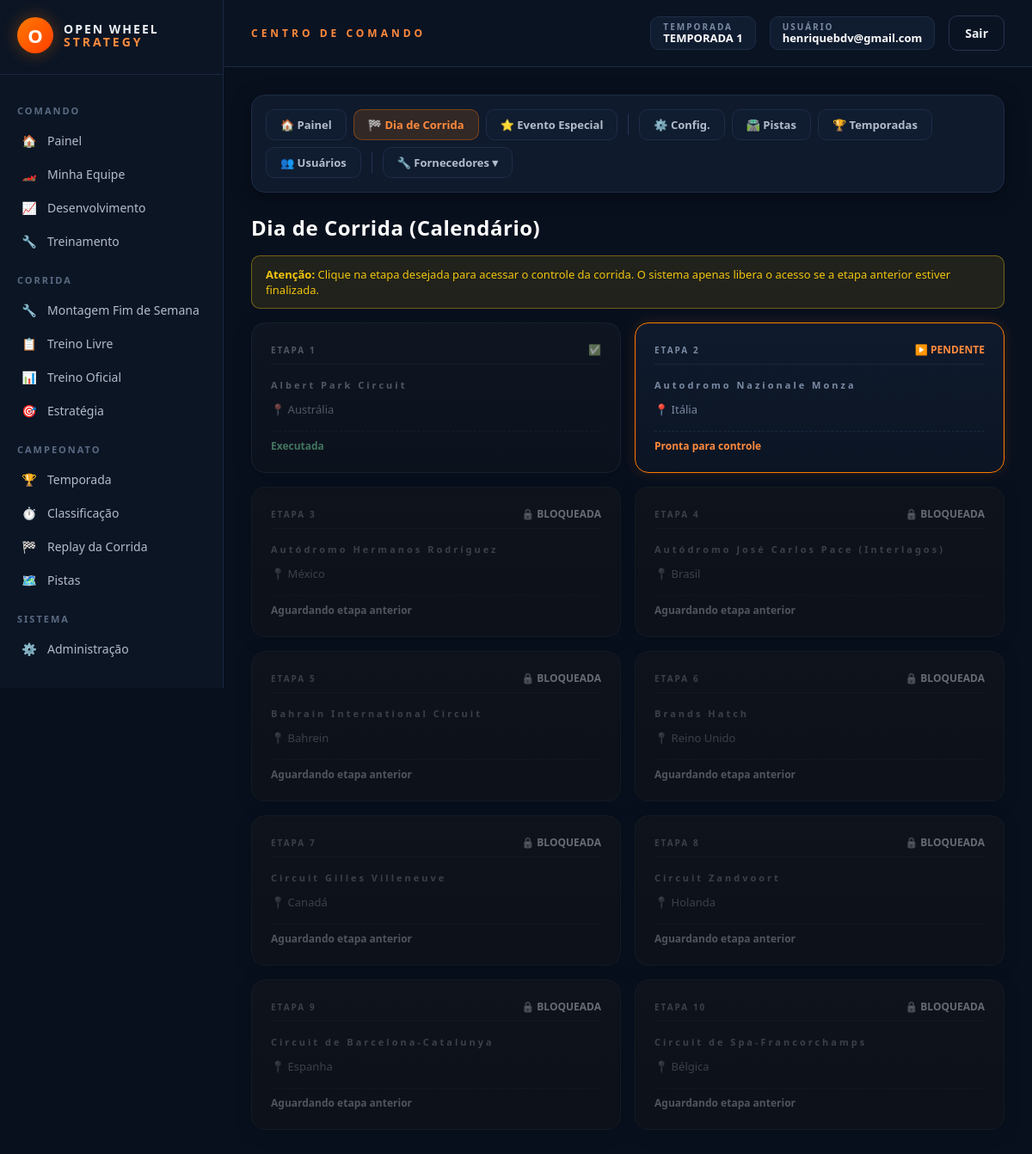
Page /admin/dia-corrida (signed in) on the committed database.
### models_temporada.py (models this page shows, shortened)
class Temporada(db.Model):
    __tablename__ = "temporadas"
    id = db.Column(db.Integer, primary_key=True)
    nome = db.Column(db.String(120), nullable=False)
    ativa = db.Column(db.Boolean, default=False, nullable=False)
    data_criacao = db.Column(db.DateTime, default=datetime.utcnow)
    corridas_agendadas = db.relationship(
        "CorridaAgendada", backref="temporada",
        cascade="all, delete-orphan",
        order_by="CorridaAgendada.ordem",
    )
    @classmethod
    def ativa_atual(cls):
        try:
            return cls.query.filter_by(ativa=True).first()
        except (OperationalError, ProgrammingError, NoSuchTableError):
            return None
    def proxima_corrida(self):
        return next((c for c in self.corridas_agendadas if not c.executada), None)

class CorridaAgendada(db.Model):
    __tablename__ = "corridas_agendadas"
    id = db.Column(db.Integer, primary_key=True)
    temporada_id = db.Column(db.Integer, db.ForeignKey("temporadas.id"), nullable=False)
    pista_real_id = db.Column(db.Integer, nullable=False)
    pista_nome = db.Column(db.String(120))
    ordem = db.Column(db.Integer, nullable=False)
    executada = db.Column(db.Boolean, default=False, nullable=False)
    data_execucao = db.Column(db.DateTime)
    resultado_json = db.Column(db.Text, default="[]")

### models.py (models this page shows, shortened)
class Usuario(db.Model):
    __tablename__ = "usuarios"
    id = db.Column(db.Integer, primary_key=True)
    email = db.Column(db.String(150), unique=True, nullable=False)
    senha_hash = db.Column(db.String(255), nullable=True)
    google_id = db.Column(db.String(255), unique=True, nullable=True)
    eh_admin = db.Column(db.Boolean, default=False)
    criado_em = db.Column(db.DateTime, default=datetime.utcnow)
    grupo = db.Column(db.String(50), nullable=True)
    classe = db.Column(db.String(50), nullable=True)
    nick = db.Column(db.String(50), nullable=True)
    equipe = db.relationship("CarroJogador", backref="usuario", uselist=False)

### rotas/admin.py (the view)
    @app.route("/admin/dia-corrida", methods=["GET"])
    @admin_requerido
    def admin_dia_corrida():
        temporada = Temporada.ativa_atual()
        criar_banco_pistas_reais()
        pistas = listar_pistas_reais()
        pistas_por_id = {p["id"]: p for p in pistas}
        proxima_corrida = temporada.proxima_corrida() if temporada else None
        return render_template("admin_dia_corrida.html",
                               temporada=temporada,
                               pistas_por_id=pistas_por_id,
                               proxima_corrida=proxima_corrida)

### app.py (called while the page is built)
def _registrar_contexto(app):
    @app.context_processor
    def injetar_globais():
        usuario_id = session.get("usuario_id")
        usuario = Usuario.query.get(usuario_id) if usuario_id else None
        return {
            "usuario_logado": usuario,
            "categorias_fornecedor": FORNECEDORES_CONFIG,
            "temporada_ativa": Temporada.ativa_atual(),
        }

### extensoes.py (called while the page is built)
def admin_requerido(view_func):
    @functools.wraps(view_func)
    def wrapper(*args, **kwargs):
        from models import Usuario
        usuario_id = session.get("usuario_id")
        if not usuario_id:
            return redirect(url_for("login"))
        usuario = Usuario.query.get(usuario_id)
        if not usuario or not usuario.eh_admin:
            return render_template("acesso_negado.html"), 403
        return view_func(*args, **kwargs)
    return wrapper

### pistas_reais_db.py (called while the page is built)
def obter_conexao():
    conexao = sqlite3.connect(CAMINHO_BANCO)
    conexao.row_factory = sqlite3.Row
    return conexao

def listar_pistas_reais():
    conexao = obter_conexao()
    linhas = conexao.execute("SELECT * FROM pistas_reais ORDER BY nome").fetchall()
    conexao.close()
    return [dict(linha) for linha in linhas]

### templates/admin_dia_corrida.html
{% extends "admin_base.html" %}
{% set secao_admin = 'dia_corrida' %}
{% block admin_css_extra %}
<link rel="stylesheet" href="{{ url_for('static', filename='css/telas/admin_dia_corrida.css') }}">
{% endblock %}
{% block admin_content %}
<h1 class="admin-corrida-title ows-mb-md">Dia de Corrida (Calendário)</h1>
<div class="ows-alert ows-alert-warning">
    <strong>Atenção:</strong> Clique na etapa desejada para acessar o controle da corrida. O sistema apenas libera o acesso se a etapa anterior estiver finalizada.
</div>
{% if not temporada %}
<div class="ows-alert ows-alert-info">
    Nenhuma temporada ativa. Acesse a aba Temporadas para iniciar uma.
</div>
{% else %}
    <div class="ows-grid-3">
        {% for corrida in temporada.corridas_agendadas %}
        {% set pista = pistas_por_id.get(corrida.pista_real_id) %}
        {% set is_locked = not corrida.executada and proxima_corrida and corrida.id != proxima_corrida.id %}
        <a {% if not is_locked %}href="{{ url_for('admin_dia_corrida_etapa', corrida_id=corrida.id) }}"{% endif %}
           class="ows-card admin-calendar-card {% if corrida.executada %}admin-card-done{% elif is_locked %}admin-card-locked{% else %}admin-card-active{% endif %}">
            <div class="admin-calendar-header">
                <span class="ows-badge-label">ETAPA {{ corrida.ordem }}</span>
                {% if corrida.executada %}
                    <span class="admin-status-icon">✅</span>
                {% elif is_locked %}
                    <span class="admin-status-icon">🔒 BLOQUEADA</span>
                {% else %}
                    <span class="admin-status-icon">▶️ PENDENTE</span>
                {% endif %}
            </div>
            <h3 class="admin-track-name">{{ corrida.pista_nome or (pista.nome if pista else '?') }}</h3>
            <p class="ows-muted admin-track-country">📍 {{ pista.pais if pista else '-' }}</p>
            <div class="admin-calendar-footer">
                {% if corrida.executada %}
                    <span class="admin-date-done">Executada</span>
                {% elif is_locked %}
                    <span class="admin-date-wait">Aguardando etapa anterior</span>
                {% else %}
                    <span class="admin-date-ready">Pronta para controle</span>
                {% endif %}
            </div>
        </a>
        {% else %}
        <div class="ows-alert ows-alert-warning" style="grid-column: 1 / -1;">
            Nenhuma corrida no calendário.
        </div>
        {% endfor %}
    </div>
{% endif %}
{% endblock %}

### templates/base.html (shortened to what this page needs)
<!DOCTYPE html>
<html lang="pt-br">
<head>
    <link href="{{ url_for('static', filename='css/variaveis.css') }}" rel="stylesheet">
    <link href="{{ url_for('static', filename='css/base.css') }}" rel="stylesheet">
    <link href="{{ url_for('static', filename='css/componentes.css') }}" rel="stylesheet">
    <link href="{{ url_for('static', filename='css/formularios.css') }}" rel="stylesheet">
    {% block css_extra %}{% endblock %}
</head>
<body>
{% if usuario_logado %}
<div class="ows-shell">
    <aside class="ows-sidebar">
        <div class="ows-logo">
            <div class="ows-logo-mark">O</div>
            <div class="ows-logo-text">OPEN WHEEL<br><span>STRATEGY</span></div>
        </div>
        <div class="ows-menu-section">COMANDO</div>
        <a href="{{ url_for('home') }}" class="ows-menu-link {% if request.endpoint == 'home' %}active{% endif %}"><span class="ows-icon">🏠</span> Painel</a>
        <a href="{{ url_for('minha_equipe') }}" class="ows-menu-link {% if request.endpoint == 'minha_equipe' %}active{% endif %}"><span class="ows-icon">🏎️</span> Minha Equipe</a>
        <a href="{{ url_for('desenvolvimento_view') }}" class="ows-menu-link {% if request.endpoint == 'desenvolvimento_view' %}active{% endif %}"><span class="ows-icon">📈</span> Desenvolvimento</a>
        <a href="{{ url_for('treinamento_view') }}" class="ows-menu-link {% if request.endpoint == 'treinamento_view' %}active{% endif %}"><span class="ows-icon">🔧</span> Treinamento</a>
        <div class="ows-menu-section">CORRIDA</div>
        <a href="{{ url_for('montagem_fim_de_semana') }}" class="ows-menu-link {% if request.endpoint == 'montagem_fim_de_semana' %}active{% endif %}"><span class="ows-icon">🔧</span> Montagem Fim de Semana</a>
        <a href="{{ url_for('treino_livre_view') }}" class="ows-menu-link {% if request.endpoint == 'treino_livre_view' %}active{% endif %}"><span class="ows-icon">📋</span> Treino Livre</a>
        <a href="{{ url_for('treino_oficial_view') }}" class="ows-menu-link {% if request.endpoint == 'treino_oficial_view' %}active{% endif %}"><span class="ows-icon">📊</span> Treino Oficial</a>
        <a href="{{ url_for('estrategia_corrida_view') }}" class="ows-menu-link {% if request.endpoint == 'estrategia_corrida_view' %}active{% endif %}"><span class="ows-icon">🎯</span> Estratégia</a>
        <div class="ows-menu-section">CAMPEONATO</div>
        <a href="{{ url_for('temporada_view') }}" class="ows-menu-link {% if request.endpoint == 'temporada_view' %}active{% endif %}"><span class="ows-icon">🏆</span> Temporada</a>
        <a href="{{ url_for('classificacao_view') }}" class="ows-menu-link {% if request.endpoint == 'classificacao_view' %}active{% endif %}"><span class="ows-icon">⏱️</span> Classificação</a>
        <a href="{{ url_for('corrida_view') }}" class="ows-menu-link {% if request.endpoint == 'corrida_view' %}active{% endif %}"><span class="ows-icon">🏁</span> Replay da Corrida</a>
        <a href="{{ url_for('pistas_reais_view') }}" class="ows-menu-link {% if request.endpoint == 'pistas_reais_view' %}active{% endif %}"><span class="ows-icon">🗺️</span> Pistas</a>
        {% if usuario_logado.eh_admin %}
        <div class="ows-menu-section">SISTEMA</div>
        <a href="{{ url_for('admin_dashboard') }}" class="ows-menu-link {% if request.endpoint == 'admin_dashboard' %}active{% endif %}"><span class="ows-icon">⚙️</span> Administração</a>
        {% endif %}
    </aside>
    <div class="ows-main">
        <header class="ows-topbar">
            <div class="ows-topbar-title">CENTRO DE COMANDO</div>
            <div class="ows-topbar-right">
                {% if temporada_ativa %}
                <div class="ows-badge">
                    <div class="ows-badge-label">TEMPORADA</div>
                    <div class="ows-badge-value">{{ temporada_ativa.nome }}</div>
                </div>
                {% endif %}
                <div class="ows-badge">
                    <div class="ows-badge-label">USUÁRIO</div>
                    <div class="ows-badge-value">{{ usuario_logado.email }}</div>
                </div>
                <a href="{{ url_for('logout') }}" class="ows-btn ows-btn-ghost">Sair</a>
            </div>
        </header>
        <div class="ows-content">
            {% block content %}{% endblock %}
        </div>
    </div>
</div>
{% endif %}
</body>
</html>

### static/css/variaveis.css (style rules this page uses)
:root { --font-family: 'Segoe UI', 'Inter', Tahoma, sans-serif; --font-mono: 'Courier New', Courier, monospace; --bg-body: #08101e; --bg-sidebar: #0b1524; --bg-topbar: #0a1322; --bg-surface: #101c30; --bg-card-start: #0f1a2d; --bg-card-end: #0b1524; --bg-hover: #0f1c30; --text-white: #ffffff; --text-main: #eef2f8; --text-muted: #b2bccb; --text-label: #7a8aa3; --text-dark: #5a6a83; --color-primary: #ff7a00; --color-primary-dark: #ff3d00; --color-primary-light: #ff8a3d; --color-primary-faded: rgba(255, 122, 0, 0.15); --color-primary-border: rgba(255, 122, 0, 0.35); --color-danger: #b93030; --color-danger-light: #ffb0b0; --color-danger-bg: rgba(255, 70, 70, 0.1); --color-danger-border: rgba(255, 70, 70, 0.4); --color-success: #2ecc71; --color-success-light: #8fe2a0; --color-success-bg: rgba(46, 125, 50, 0.12); --color-success-border: rgba(46, 125, 50, 0.4); --color-warning: #f1c40f; --color-warning-bg: rgba(241, 196, 15, 0.1); --color-warning-border: rgba(241, 196, 15, 0.4); --color-info: #3498db; --color-info-bg: rgba(52, 152, 219, 0.1); --color-info-border: rgba(52, 152, 219, 0.4); --border-light: #26344f; --border-main: #1e2c47; --border-dark: #1a2740; --shadow-card: 0 4px 22px rgba(0, 0, 0, 0.35); --shadow-btn-primary: 0 4px 18px rgba(255, 120, 0, 0.35); --shadow-logo: 0 0 20px rgba(255, 120, 0, 0.35); --spacing-sm: 8px; --spacing-md: 16px; --spacing-lg: 24px; --spacing-xl: 32px; --radius-sm: 4px; --radius-md: 10px; --radius-lg: 16px; --radius-xl: 20px; }

### static/css/base.css (style rules this page uses)
* { box-sizing: border-box; }
html, body { margin: 0; padding: 0; font-family: var(--font-family); background: var(--bg-body); color: var(--text-main); min-height: 100vh; }
a { color: inherit; text-decoration: none; }
h1, h2, h3, h4 { margin: 0 0 12px 0; letter-spacing: 0.5px; }
p { margin: 0 0 12px 0; color: var(--text-muted); }
.ows-shell { display: flex; min-height: 100vh; }
.ows-sidebar { width: 260px; background: var(--bg-sidebar); border-right: 1px solid var(--border-dark); padding: 20px 0 40px 0; position: sticky; top: 0; height: 100vh; overflow-y: auto; }
.ows-logo { display: flex; align-items: center; gap: 12px; padding: 0 20px 24px 20px; border-bottom: 1px solid var(--border-dark); margin-bottom: var(--spacing-md); }
.ows-logo-mark { width: 42px; height: 42px; border-radius: 50%; background: linear-gradient(135deg, var(--color-primary), var(--color-primary-dark)); display: flex; align-items: center; justify-content: center; font-weight: 800; font-size: 22px; color: var(--text-white); box-shadow: var(--shadow-logo); }
.ows-logo-text { font-weight: 800; font-size: 14px; line-height: 1.1; letter-spacing: 2px; }
.ows-logo-text span { color: var(--color-primary-light); font-weight: 600; letter-spacing: 3px; }
.ows-menu-section { padding: 18px 20px 8px 20px; font-size: 11px; letter-spacing: 2px; color: var(--text-dark); font-weight: 700; }
.ows-menu-link { display: flex; align-items: center; gap: 10px; padding: 10px 20px; color: var(--text-muted); font-size: 14px; transition: all .15s ease; border-left: 3px solid transparent; }
.ows-icon { width: 22px; text-align: center; }
.ows-main { flex: 1; min-width: 0; display: flex; flex-direction: column; }
.ows-topbar { display: flex; align-items: center; justify-content: space-between; padding: 18px 32px; background: var(--bg-topbar); border-bottom: 1px solid var(--border-dark); position: sticky; top: 0; z-index: 20; }
.ows-topbar-title { font-size: 12px; letter-spacing: 4px; color: var(--color-primary-light); font-weight: 700; }
.ows-topbar-right { display: flex; align-items: center; gap: var(--spacing-md); }
.ows-content { padding: var(--spacing-xl); flex: 1; }

### rows in the picture
Temporada: nome "TEMPORADA 1"
Usuario: email "henriquebdv@gmail.com"
CorridaAgendada: ordem "1", pista_nome "Albert Park Circuit", pais "Austrália", executada "Executada"
CorridaAgendada: ordem "2", executada "▶️ PENDENTE", pista_nome "Autodromo Nazionale Monza", pais "Itália"
CorridaAgendada: ordem "3", executada "🔒 BLOQUEADA", pista_nome "Autódromo Hermanos Rodríguez", pais "México"
CorridaAgendada: ordem "4", executada "🔒 BLOQUEADA", pista_nome "Autódromo José Carlos Pace (Interlagos)", pais "Brasil"
CorridaAgendada: ordem "5", executada "🔒 BLOQUEADA", pista_nome "Bahrain International Circuit", pais "Bahrein"
CorridaAgendada: ordem "6", executada "🔒 BLOQUEADA", pista_nome "Brands Hatch", pais "Reino Unido"
CorridaAgendada: ordem "7", executada "🔒 BLOQUEADA", pista_nome "Circuit Gilles Villeneuve", pais "Canadá"
CorridaAgendada: ordem "8", executada "🔒 BLOQUEADA", pista_nome "Circuit Zandvoort", pais "Holanda"
CorridaAgendada: ordem "9", executada "🔒 BLOQUEADA", pista_nome "Circuit de Barcelona-Catalunya", pais "Espanha"
CorridaAgendada: ordem "10", executada "🔒 BLOQUEADA", pista_nome "Circuit de Spa-Francorchamps", pais "Bélgica"
